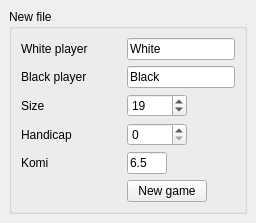
      <widget class="QWidget" name="SGFEditor">
       <layout class="QVBoxLayout">
        <property name="spacing">
         <number>6</number>
        </property>
        <property name="margin">
         <number>9</number>
        </property>
        <item>
         <widget class="QGroupBox" name="groupBox_4">
          <property name="title">
           <string>New file</string>
          </property>
          <layout class="QHBoxLayout" name="horizontalLayout">
           <item>
            <layout class="QFormLayout" name="formLayout_13">
             <property name="fieldGrowthPolicy">
              <enum>QFormLayout::ExpandingFieldsGrow</enum>
             </property>
             <item row="0" column="0">
              <widget class="QLabel" name="label_13">
               <property name="minimumSize">
                <size>
                 <width>100</width>
                 <height>15</height>
                </size>
               </property>
               <property name="text">
                <string>White player</string>
               </property>
              </widget>
             </item>
             <item row="0" column="1">
              <widget class="QLineEdit" name="newFile_WhitePlayer">
               <property name="minimumSize">
                <size>
                 <width>100</width>
                 <height>20</height>
                </size>
               </property>
               <property name="text">
                <string>White</string>
               </property>
              </widget>
             </item>
             <item row="1" column="0">
              <widget class="QLabel" name="label_11">
               <property name="minimumSize">
                <size>
                 <width>100</width>
                 <height>15</height>
                </size>
               </property>
               <property name="text">
                <string>Black player</string>
               </property>
              </widget>
             </item>
             <item row="1" column="1">
              <widget class="QLineEdit" name="newFile_BlackPlayer">
               <property name="minimumSize">
                <size>
                 <width>100</width>
                 <height>20</height>
                </size>
               </property>
               <property name="text">
                <string>Black</string>
               </property>
              </widget>
             </item>
             <item row="3" column="0">
              <widget class="QLabel" name="label_9">
               <property name="text">
                <string>Size</string>
               </property>
              </widget>
             </item>
             <item row="3" column="1">
              <widget class="QSpinBox" name="newFile_Size">
               <property name="minimumSize">
                <size>
                 <width>60</width>
                 <height>0</height>
                </size>
               </property>
               <property name="minimum">
                <number>2</number>
               </property>
               <property name="maximum">
                <number>36</number>
               </property>
               <property name="value">
                <number>19</number>
               </property>
              </widget>
             </item>
             <item row="4" column="0">
              <widget class="QLabel" name="label_10">
               <property name="text">
                <string>Handicap</string>
               </property>
              </widget>
             </item>
             <item row="5" column="0">
              <widget class="QLabel" name="label_12">
               <property name="text">
                <string>Komi</string>
               </property>
              </widget>
             </item>
             <item row="4" column="1">
              <widget class="QSpinBox" name="newFile_Handicap">
               <property name="minimumSize">
                <size>
                 <width>60</width>
                 <height>0</height>
                </size>
               </property>
               <property name="readOnly">
                <bool>false</bool>
               </property>
               <property name="specialValueText">
                <string/>
               </property>
               <property name="minimum">
                <number>0</number>
               </property>
               <property name="maximum">
                <number>9</number>
               </property>
               <property name="value">
                <number>0</number>
               </property>
              </widget>
             </item>
             <item row="5" column="1">
              <widget class="QLineEdit" name="newFile_Komi">
               <property name="minimumSize">
                <size>
                 <width>40</width>
                 <height>0</height>
                </size>
               </property>
               <property name="maximumSize">
                <size>
                 <width>30</width>
                 <height>16777215</height>
                </size>
               </property>
               <property name="text">
                <string>6.5</string>
               </property>
              </widget>
             </item>
             <item row="6" column="1">
              <widget class="QPushButton" name="button_newGame">
               <property name="text">
                <string>New game</string>
               </property>
               <property name="icon">
                <iconset theme="document-new">
                 <normaloff/>
                </iconset>
               </property>
              </widget>
             </item>
            </layout>
           </item>
          </layout>
         </widget>
        </item>
       </layout>
      </widget>
